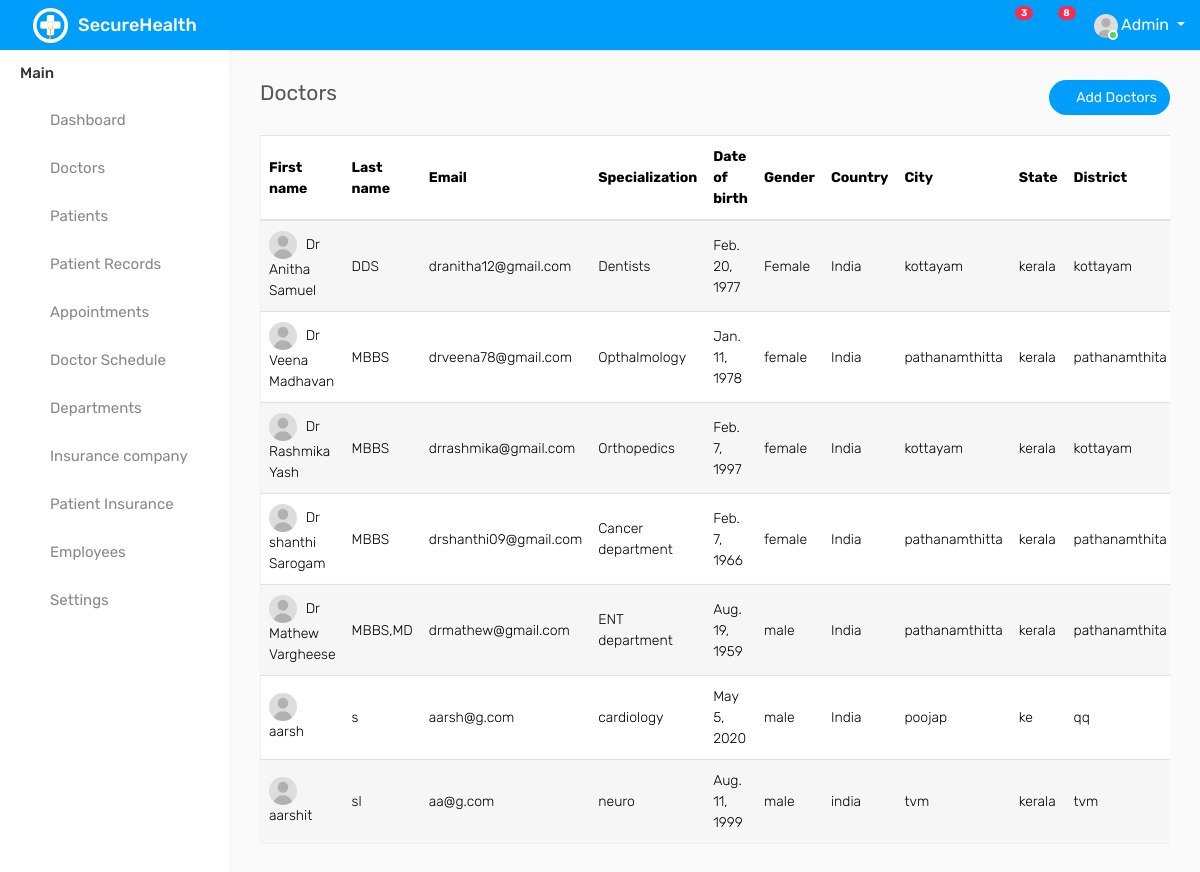
The page /doctors (signed in) on the database its author committed.
### secureHealth/models.py (models this page shows)
class doctorData(models.Model):
    first_name = models.CharField(max_length=20)
    last_name = models.CharField(max_length=20)
    username = models.CharField(max_length=20)
    email =  models.CharField(max_length = 30)
    password = models.CharField(max_length=50)
    date_of_birth = models.DateField()
    address = models.TextField()
    gender = models.CharField(max_length=20)
    country = models.CharField(max_length=20)
    city = models.CharField(max_length=20)
    state = models.CharField(max_length=20)
    phone_number =  models.IntegerField()
    state = models.CharField(max_length=20)
    district = models.CharField(max_length=20)
    pincode = models.IntegerField()
    mobile_number = models.IntegerField()
    photo = models.FileField(upload_to="images/")
    status = models.CharField(max_length=20)
    short_biography = models.TextField()
    hospital_name = models.TextField(default="cm hospital")
    class Meta:
        verbose_name_plural="Doctor_Details"
    def __str__(self):
        return self.username

### secureHealth/views.py (the view)
# urls.py: path('doctors',views.doctors,name="doctors"),
def doctors(request):
    hospital = request.session['hospital']
    print(request.session['hospital'])
    doctor_details = doctorData.objects.filter(hospital_name=hospital)
    print(hospital, doctor_details)
    return render(request,'secureHealth/doctors.html',{'doctors':doctor_details})

### secureHealth/templates/secureHealth/doctors.html (shortened to what this page needs)
{% extends 'secureHealth/base.html' %}
{% load static %}
{% block content %}
<div class="col-sm-4 col-3">
    <h4 class="page-title">Doctors</h4>
</div>
<div class="col-sm-8 col-9 text-right m-b-20">
    <a href="{% url 'adddoctor' %}" class="btn btn btn-primary btn-rounded float-right"><i class="fa fa-plus"></i> Add Doctors</a>
</div>
</div>
<div class="row">
<div class="col-md-12">
    <div class="table-responsive">
        <table class="table table-border table-striped custom-table datatable mb-0">
            <thead>
                <tr>
                    <th>First name</th>
                    <th>Last name</th>
                    <th>Email</th>
                    <th>Specialization</th>
                    <th>Date of birth</th>
                    <th>Gender</th>
                    <th>Country</th>
                    <th>City</th>
                    <th>State</th>
                    <th>District</th>
                </tr>
            </thead>
            <tbody>
                {% for doctor in  doctors%}
                <tr>
                    <td><img width="28" height="28" src="{% static 'assets2/img/user.jpg' %}" class="rounded-circle m-r-5" alt=""> {{doctor.first_name}}</td>
                    <td>{{doctor.last_name}}</td>
                    <td>{{doctor.email}}</td>
                    <td>{{doctor.short_biography}}</td>
                    <td>{{doctor.date_of_birth}}</td>
                    <td>{{doctor.gender}}</td>
                    <td>{{doctor.country}}</td>
                    <td>{{doctor.city}}</td>
                    <td>{{doctor.state}}</td>
                    <td>{{doctor.district}}</td>
                </tr>
                {% endfor %}
            </tbody>
        </table>
    </div>
</div>
</div>
{% endblock %}

### secureHealth/templates/secureHealth/base.html (shortened to what this page needs)
<!DOCTYPE html>
<html lang="en">
{% load static %}
<head>
    <link rel="stylesheet" type="text/css" href="{% static 'assets2/css/bootstrap-datetimepicker.min.css' %}">
    <link rel="stylesheet" type="text/css" href="{% static 'assets2/css/tagsinput.css' %}">
    <link rel="stylesheet" type="text/css" href="{% static 'assets2/css/bootstrap.min.css' %}">
    <link rel="stylesheet" type="text/css" href="{% static 'assets2/css/dataTables.bootstrap4.min.css' %}">
    <link rel="stylesheet" type="text/css" href="{% static 'assets2/css/font-awesome.min.css' %}">
    <link rel="stylesheet" type="text/css" href="{% static 'assets2/css/style.css' %}">
    <link rel="stylesheet" type="text/css" href="{% static 'assets2/css/font-awesome.min.css' %}">
    <link rel="stylesheet" type="text/css" href="{% static 'assets2/css/select2.min.css' %}">
    <link rel="stylesheet" type="text/css" href="{% static 'assets2/css/style.css' %}">
</head>
<body>
    <div class="main-wrapper">
        <div class="header">
			<div class="header-left">
				<a href="{% url 'adminIndex2' %}" class="logo">
					<img src="{% static 'assets2/img/logo.png' %}" width="35" height="35" alt=""> <span>SecureHealth</span>
				</a>
			</div>
			<a id="toggle_btn" href="javascript:void(0);"><i class="fa fa-bars"></i></a>
            <ul class="nav user-menu float-right">
                <li class="nav-item dropdown d-none d-sm-block">
                    <a href="#" class="dropdown-toggle nav-link" data-toggle="dropdown"><i class="fa fa-bell-o"></i> <span class="badge badge-pill bg-danger float-right">3</span></a>
                </li>
                <li class="nav-item dropdown d-none d-sm-block">
                    <a href="javascript:void(0);" id="open_msg_box" class="hasnotifications nav-link"><i class="fa fa-comment-o"></i> <span class="badge badge-pill bg-danger float-right">8</span></a>
                </li>
                <li class="nav-item dropdown has-arrow">
                    <a href="#" class="dropdown-toggle nav-link user-link" data-toggle="dropdown">
                        <span class="user-img"><img class="rounded-circle" src="{% static 'assets2/img/user.jpg' %}" width="40" alt="Admin">
							<span class="status online"></span></span>
                        <span>Admin</span>
                    </a>
                </li>
            </ul>
        </div>
        <div class="sidebar" id="sidebar">
            <div class="sidebar-inner slimscroll">
                <div id="sidebar-menu" class="sidebar-menu">
                    <ul>
                        <li class="menu-title">Main</li>
                        <li>
                            <a href="{% url 'adminIndex2' %}"><i class="fa fa-dashboard"></i> <span>Dashboard</span></a>
                        </li>
						<li>
                            <a href="{% url 'doctors' %}"><i class="fa fa-user-md"></i> <span>Doctors</span></a>
                        </li>
                        <li>
                            <a href="{% url 'patientdetails' %}"><i class="fa fa-wheelchair"></i> <span>Patients</span></a>
                        </li>
                        <li>
                            <a href="{% url 'patientRecordData' %}"><i class="fa fa-heartbeat"></i> <span>Patient Records</span></a>
                        </li>
                        <li>
                            <a href="{% url 'appointment' %}"><i class="fa fa-calendar"></i> <span>Appointments</span></a>
                        </li>
                        <li>
                            <a href="{% url 'schedule' %}"><i class="fa fa-calendar-check-o"></i> <span>Doctor Schedule</span></a>
                        </li>
                        <li>
                            <a href="{% url 'departments' %}"><i class="fa fa-hospital-o"></i> <span>Departments</span></a>
                        </li>
                        <li>
                            <a href="{% url 'insurancePage' %}"><i class="fa fa-hospital-o"></i> <span>Insurance company</span></a>
                        </li>
                        <li>
                            <a href="{% url 'applyInsurancePage' %}"><i class="fa fa-hospital-o"></i> <span>Patient Insurance</span></a>
                        </li>
						<li class="submenu">
							<a href="#"><i class="fa fa-user"></i> <span> Employees </span> <span class="menu-arrow"></span></a>
                        </li>
                        <li>
                            <a href="{% url 'settings' %}"><i class="fa fa-hospital-o"></i> <span>Settings</span></a>
                        </li>
                    </ul>
                </div>
            </div>
        </div>
        <div class="page-wrapper">
            <div class="content">
                <div class="row">
                        {% block content %}
                        {% endblock %}
                </div>
            </div>
        </div>
</body>
</html>

### rows shown on the page
doctorData: first_name "Dr Anitha Samuel", last_name "DDS", email "dranitha12@gmail.com", short_biography "Dentists", date_of_birth "Feb. 20, 1977", gender "Female", country "India", city "kottayam", state "kerala", district "kottayam"
doctorData: first_name "Dr Veena Madhavan", last_name "MBBS", email "drveena78@gmail.com", short_biography "Opthalmology", date_of_birth "Jan. 11, 1978", gender "female", country "India", city "pathanamthitta", state "kerala", district "pathanamthita"
doctorData: first_name "Dr Rashmika Yash", last_name "MBBS", email "drrashmika@gmail.com", short_biography "Orthopedics", date_of_birth "Feb. 7, 1997", gender "female", country "India", city "kottayam", state "kerala", district "kottayam"
doctorData: first_name "Dr shanthi Sarogam", last_name "MBBS", email "drshanthi09@gmail.com", short_biography "Cancer department", date_of_birth "Feb. 7, 1966", gender "female", country "India", city "pathanamthitta", state "kerala", district "pathanamthita"
doctorData: first_name "Dr Mathew Vargheese", last_name "MBBS,MD", email "drmathew@gmail.com", short_biography "ENT department", date_of_birth "Aug. 19, 1959", gender "male", country "India", city "pathanamthitta", state "kerala", district "pathanamthita"
doctorData: first_name "aarsh", last_name "s", email "aarsh@g.com", short_biography "cardiology", date_of_birth "May 5, 2020", gender "male", country "India", city "poojap", state "ke", district "qq"
doctorData: first_name "aarshit", last_name "sl", email "aa@g.com", short_biography "neuro", date_of_birth "Aug. 11, 1999", gender "male", country "india", city "tvm", state "kerala", district "tvm"
